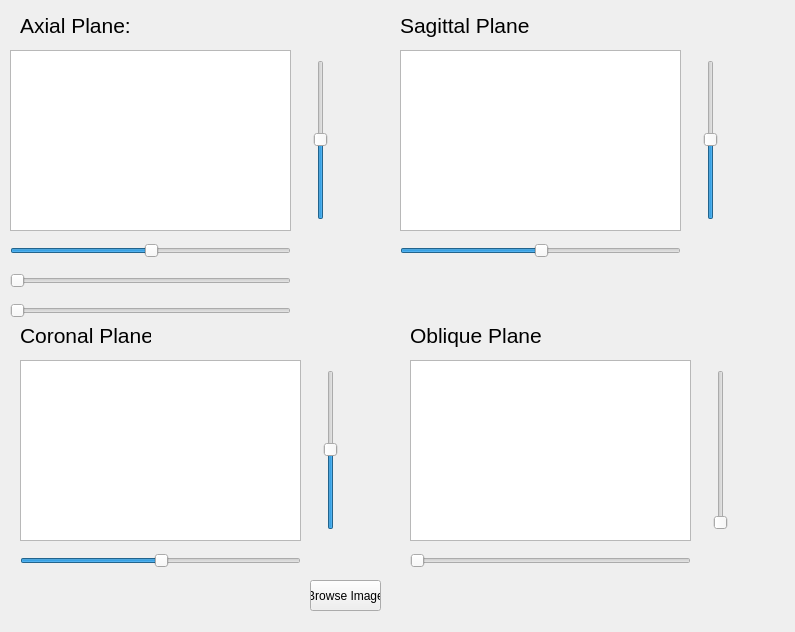
<?xml version="1.0" encoding="UTF-8"?>
<ui version="4.0">
 <class>Dicom_Viewer</class>
 <widget class="QDialog" name="Dicom_Viewer">
  <property name="geometry">
   <rect>
    <x>0</x>
    <y>0</y>
    <width>795</width>
    <height>632</height>
   </rect>
  </property>
  <property name="sizePolicy">
   <sizepolicy hsizetype="Expanding" vsizetype="Expanding">
    <horstretch>0</horstretch>
    <verstretch>0</verstretch>
   </sizepolicy>
  </property>
  <property name="windowTitle">
   <string>Dicom_Viewer</string>
  </property>
  <widget class="QPushButton" name="Browse_Button">
   <property name="geometry">
    <rect>
     <x>310</x>
     <y>580</y>
     <width>71</width>
     <height>31</height>
    </rect>
   </property>
   <property name="sizePolicy">
    <sizepolicy hsizetype="Preferred" vsizetype="Preferred">
     <horstretch>0</horstretch>
     <verstretch>0</verstretch>
    </sizepolicy>
   </property>
   <property name="focusPolicy">
    <enum>Qt::NoFocus</enum>
   </property>
   <property name="text">
    <string>Browse Image</string>
   </property>
  </widget>
  <widget class="QGraphicsView" name="Axial_Plane">
   <property name="geometry">
    <rect>
     <x>10</x>
     <y>50</y>
     <width>281</width>
     <height>181</height>
    </rect>
   </property>
  </widget>
  <widget class="QGraphicsView" name="Sagittal_Plane">
   <property name="geometry">
    <rect>
     <x>400</x>
     <y>50</y>
     <width>281</width>
     <height>181</height>
    </rect>
   </property>
  </widget>
  <widget class="QGraphicsView" name="Coronal_Plane">
   <property name="geometry">
    <rect>
     <x>20</x>
     <y>360</y>
     <width>281</width>
     <height>181</height>
    </rect>
   </property>
  </widget>
  <widget class="QGraphicsView" name="Diagonal_Plane">
   <property name="geometry">
    <rect>
     <x>410</x>
     <y>360</y>
     <width>281</width>
     <height>181</height>
    </rect>
   </property>
  </widget>
  <widget class="QLabel" name="Axial_label">
   <property name="geometry">
    <rect>
     <x>20</x>
     <y>10</y>
     <width>131</width>
     <height>31</height>
    </rect>
   </property>
   <property name="font">
    <font>
     <pointsize>16</pointsize>
    </font>
   </property>
   <property name="text">
    <string>Axial Plane:</string>
   </property>
  </widget>
  <widget class="QLabel" name="Sagittal_Label">
   <property name="geometry">
    <rect>
     <x>400</x>
     <y>10</y>
     <width>131</width>
     <height>31</height>
    </rect>
   </property>
   <property name="font">
    <font>
     <pointsize>16</pointsize>
    </font>
   </property>
   <property name="text">
    <string>Sagittal Plane:</string>
   </property>
  </widget>
  <widget class="QLabel" name="Coronal_Label">
   <property name="geometry">
    <rect>
     <x>20</x>
     <y>320</y>
     <width>131</width>
     <height>31</height>
    </rect>
   </property>
   <property name="font">
    <font>
     <pointsize>16</pointsize>
    </font>
   </property>
   <property name="text">
    <string>Coronal Plane:</string>
   </property>
  </widget>
  <widget class="QLabel" name="Diagonal_Label">
   <property name="geometry">
    <rect>
     <x>410</x>
     <y>320</y>
     <width>131</width>
     <height>31</height>
    </rect>
   </property>
   <property name="font">
    <font>
     <pointsize>16</pointsize>
    </font>
   </property>
   <property name="text">
    <string>Oblique Plane:</string>
   </property>
  </widget>
  <widget class="QSlider" name="AxialHorizontalSlider">
   <property name="geometry">
    <rect>
     <x>10</x>
     <y>240</y>
     <width>281</width>
     <height>22</height>
    </rect>
   </property>
   <property name="value">
    <number>50</number>
   </property>
   <property name="orientation">
    <enum>Qt::Horizontal</enum>
   </property>
   <property name="tickPosition">
    <enum>QSlider::NoTicks</enum>
   </property>
  </widget>
  <widget class="QSlider" name="CoronalHorizontalSlider">
   <property name="geometry">
    <rect>
     <x>20</x>
     <y>550</y>
     <width>281</width>
     <height>22</height>
    </rect>
   </property>
   <property name="value">
    <number>50</number>
   </property>
   <property name="orientation">
    <enum>Qt::Horizontal</enum>
   </property>
  </widget>
  <widget class="QSlider" name="SagittalHorizontalSlider">
   <property name="geometry">
    <rect>
     <x>400</x>
     <y>240</y>
     <width>281</width>
     <height>22</height>
    </rect>
   </property>
   <property name="value">
    <number>50</number>
   </property>
   <property name="orientation">
    <enum>Qt::Horizontal</enum>
   </property>
  </widget>
  <widget class="QSlider" name="DiagonalHorizontalSlider">
   <property name="geometry">
    <rect>
     <x>410</x>
     <y>550</y>
     <width>281</width>
     <height>22</height>
    </rect>
   </property>
   <property name="orientation">
    <enum>Qt::Horizontal</enum>
   </property>
  </widget>
  <widget class="QSlider" name="AxialVerticalSlider">
   <property name="geometry">
    <rect>
     <x>310</x>
     <y>60</y>
     <width>22</width>
     <height>160</height>
    </rect>
   </property>
   <property name="value">
    <number>50</number>
   </property>
   <property name="orientation">
    <enum>Qt::Vertical</enum>
   </property>
  </widget>
  <widget class="QSlider" name="CoronalVerticalSlider">
   <property name="geometry">
    <rect>
     <x>320</x>
     <y>370</y>
     <width>22</width>
     <height>160</height>
    </rect>
   </property>
   <property name="value">
    <number>50</number>
   </property>
   <property name="orientation">
    <enum>Qt::Vertical</enum>
   </property>
  </widget>
  <widget class="QSlider" name="SagittalVerticalSlider">
   <property name="geometry">
    <rect>
     <x>700</x>
     <y>60</y>
     <width>22</width>
     <height>160</height>
    </rect>
   </property>
   <property name="value">
    <number>50</number>
   </property>
   <property name="orientation">
    <enum>Qt::Vertical</enum>
   </property>
  </widget>
  <widget class="QSlider" name="DiagonalVerticalSlider">
   <property name="geometry">
    <rect>
     <x>710</x>
     <y>370</y>
     <width>22</width>
     <height>160</height>
    </rect>
   </property>
   <property name="orientation">
    <enum>Qt::Vertical</enum>
   </property>
  </widget>
  <widget class="QSlider" name="obliqueLineSlider">
   <property name="geometry">
    <rect>
     <x>10</x>
     <y>270</y>
     <width>281</width>
     <height>22</height>
    </rect>
   </property>
   <property name="orientation">
    <enum>Qt::Horizontal</enum>
   </property>
  </widget>
  <widget class="QSlider" name="obliqueLineSlopeSlider">
   <property name="geometry">
    <rect>
     <x>10</x>
     <y>300</y>
     <width>281</width>
     <height>22</height>
    </rect>
   </property>
   <property name="orientation">
    <enum>Qt::Horizontal</enum>
   </property>
  </widget>
 </widget>
 <resources/>
 <connections/>
</ui>
